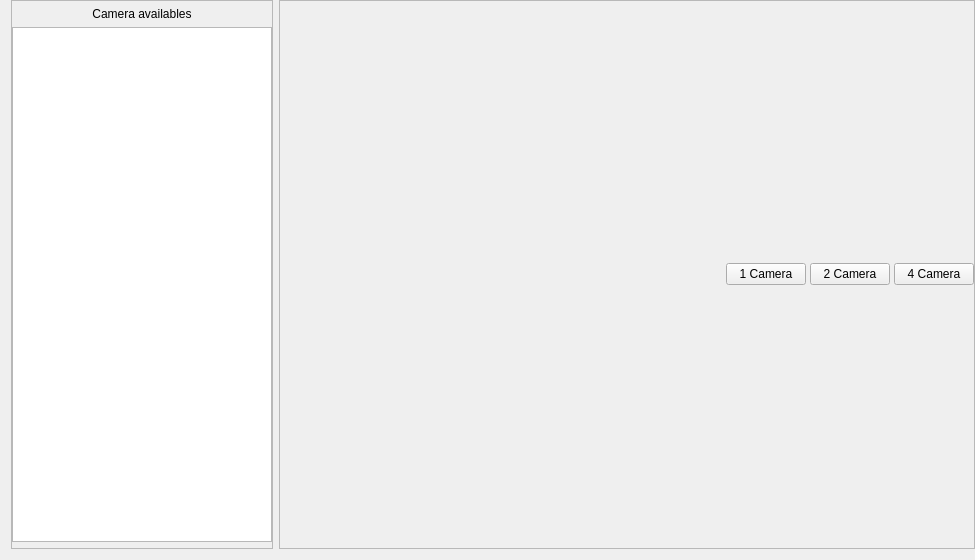
<?xml version="1.0" encoding="UTF-8"?>
<ui version="4.0">
 <class>Live</class>
 <widget class="QWidget" name="Live">
  <property name="geometry">
   <rect>
    <x>0</x>
    <y>0</y>
    <width>975</width>
    <height>560</height>
   </rect>
  </property>
  <property name="minimumSize">
   <size>
    <width>975</width>
    <height>560</height>
   </size>
  </property>
  <property name="windowTitle">
   <string>Form</string>
  </property>
  <property name="styleSheet">
   <string notr="true"/>
  </property>
  <layout class="QHBoxLayout" name="horizontalLayout_2" stretch="1,3">
   <property name="topMargin">
    <number>0</number>
   </property>
   <property name="rightMargin">
    <number>0</number>
   </property>
   <item>
    <widget class="QFrame" name="sideBar">
     <property name="frameShape">
      <enum>QFrame::StyledPanel</enum>
     </property>
     <property name="frameShadow">
      <enum>QFrame::Raised</enum>
     </property>
     <layout class="QVBoxLayout" name="verticalLayout">
      <property name="leftMargin">
       <number>0</number>
      </property>
      <property name="topMargin">
       <number>6</number>
      </property>
      <property name="rightMargin">
       <number>0</number>
      </property>
      <property name="bottomMargin">
       <number>6</number>
      </property>
      <item>
       <widget class="QLabel" name="label">
        <property name="text">
         <string>Camera availables</string>
        </property>
        <property name="alignment">
         <set>Qt::AlignCenter</set>
        </property>
       </widget>
      </item>
      <item>
       <widget class="QListWidget" name="cameraListWidget">
        <property name="minimumSize">
         <size>
          <width>260</width>
          <height>0</height>
         </size>
        </property>
        <property name="editTriggers">
         <set>QAbstractItemView::NoEditTriggers</set>
        </property>
        <property name="resizeMode">
         <enum>QListView::Adjust</enum>
        </property>
        <property name="itemAlignment">
         <set>Qt::AlignCenter|Qt::AlignHCenter|Qt::AlignLeading|Qt::AlignLeft|Qt::AlignVCenter</set>
        </property>
       </widget>
      </item>
     </layout>
    </widget>
   </item>
   <item>
    <widget class="QFrame" name="frame">
     <property name="frameShape">
      <enum>QFrame::StyledPanel</enum>
     </property>
     <property name="frameShadow">
      <enum>QFrame::Raised</enum>
     </property>
     <layout class="QVBoxLayout" name="verticalLayout_2" stretch="4,1">
      <property name="spacing">
       <number>4</number>
      </property>
      <property name="leftMargin">
       <number>0</number>
      </property>
      <property name="topMargin">
       <number>0</number>
      </property>
      <property name="rightMargin">
       <number>0</number>
      </property>
      <property name="bottomMargin">
       <number>0</number>
      </property>
      <item>
       <layout class="QGridLayout" name="cameraGrid">
        <property name="spacing">
         <number>10</number>
        </property>
       </layout>
      </item>
      <item>
       <layout class="QHBoxLayout" name="horizontalLayout">
        <item>
         <spacer name="horizontalSpacer">
          <property name="orientation">
           <enum>Qt::Horizontal</enum>
          </property>
          <property name="sizeHint" stdset="0">
           <size>
            <width>40</width>
            <height>20</height>
           </size>
          </property>
         </spacer>
        </item>
        <item>
         <widget class="QPushButton" name="oneCamButton">
          <property name="text">
           <string>1 Camera</string>
          </property>
         </widget>
        </item>
        <item>
         <widget class="QPushButton" name="twoCamButton">
          <property name="text">
           <string>2 Camera</string>
          </property>
         </widget>
        </item>
        <item>
         <widget class="QPushButton" name="fourCamButton">
          <property name="text">
           <string>4 Camera</string>
          </property>
         </widget>
        </item>
       </layout>
      </item>
     </layout>
    </widget>
   </item>
  </layout>
 </widget>
 <resources/>
 <connections/>
</ui>
